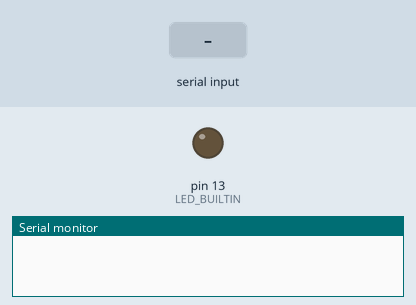
Simulated run of this sketch. Board: Arduino Uno, built with avr-gcc and run on an emulated ATmega328P. Shown: output pins drawn as LEDs (lit = HIGH), the last lines printed to the serial monitor. The test bench sets the inputs (shaded band).

Above: at 1.2 s.
1.3 s: "LED ON\n" received over Serial
At 1.8 s:
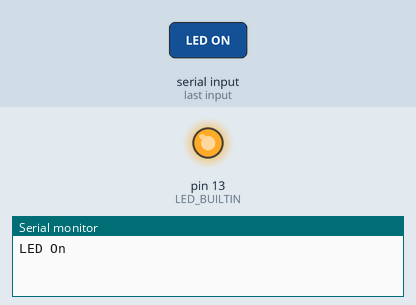
4.3 s: "LED OFF\n" received over Serial
At 5.3 s:
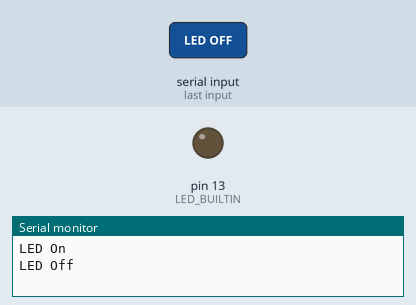
Timing chart, 0 to 7.3 s (numbered marks = the images above; inputs shaded):
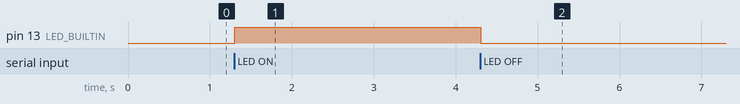

The sketch:

Exam1Arduino.ino
```cpp
String inputString = "";
bool isStringComplete = false;
bool weFlashingNow = false;
int flashPeriod = 0;
int numFlashes = 0;

void setup() {
  Serial.begin(19200);
  inputString.reserve(200);
  pinMode(LED_BUILTIN, OUTPUT);
}

void loop() {
    // handle terminal command directory
  if (isStringComplete) {
    if (inputString.equals("LED ON")) {
        handleLedOn();
    } else if (inputString.equals("LED OFF")) {
      handleLedOff();
    } else if (inputString.startsWith("FLASH")) {
        handleFlash(inputString.substring(5));
    } else {
      Serial.print("Unknown command --> ");
      Serial.println(inputString);
    }
    // reset terminal input for next command
    inputString = "";
    isStringComplete = false;
}}


void serialEvent() {
  while (Serial.available()) {
    char inChar = (char)Serial.read();
    if (inChar == '\n') {
      isStringComplete = true;
    } else {
      inputString += inChar;
    }
  }
}

void handleLedOn() {
    digitalWrite(13, HIGH);
      Serial.println("LED On\n");
}

void handleLedOff() {
    digitalWrite(13, LOW);
      Serial.println("LED Off\n");
}

void handleFlash(String params) {
    //remove spaces in command
    params.trim();
    int spaceIndex = params.indexOf(' ');

    // if there are no spaces, print error message to terminal
      if (spaceIndex == -1) {
    Serial.print("Unknown command --> ");
    Serial.println(inputString);
    return;
    }

    numFlashes = params.substring(0, spaceIndex).toInt();
    flashPeriod = params.substring(spaceIndex + 1).toInt();

    Serial.println(String("Flashes = ") + numFlashes + " PeriodMs = " + flashPeriod + "\n");

    while (numFlashes > 0) {

        digitalWrite(13, HIGH);
        delay(flashPeriod/2);
        digitalWrite(13, LOW);
        delay(flashPeriod/2);
        numFlashes = numFlashes - 1;
    }

}
```

Measured:
- after the input at 1.3 s, pin 13 (LED_BUILTIN): LOW → HIGH at once
- after the input at 4.3 s, pin 13 (LED_BUILTIN): HIGH → LOW at once
